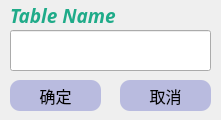
<?xml version="1.0" encoding="UTF-8"?>
<ui version="4.0">
 <class>new_table</class>
 <widget class="QDialog" name="new_table">
  <property name="geometry">
   <rect>
    <x>0</x>
    <y>0</y>
    <width>221</width>
    <height>120</height>
   </rect>
  </property>
  <property name="windowTitle">
   <string>Dialog</string>
  </property>
  <widget class="QLineEdit" name="new_table_name">
   <property name="geometry">
    <rect>
     <x>10</x>
     <y>30</y>
     <width>201</width>
     <height>41</height>
    </rect>
   </property>
   <property name="font">
    <font>
     <family>Cascadia Code</family>
     <pointsize>12</pointsize>
    </font>
   </property>
  </widget>
  <widget class="QPushButton" name="new_table_confirm">
   <property name="geometry">
    <rect>
     <x>10</x>
     <y>80</y>
     <width>91</width>
     <height>31</height>
    </rect>
   </property>
   <property name="font">
    <font>
     <pointsize>12</pointsize>
    </font>
   </property>
   <property name="cursor">
    <cursorShape>PointingHandCursor</cursorShape>
   </property>
   <property name="styleSheet">
    <string notr="true">border-radius:10px;
background-color: rgb(185, 187, 223);</string>
   </property>
   <property name="text">
    <string>确定</string>
   </property>
  </widget>
  <widget class="QPushButton" name="new_table_cancel">
   <property name="geometry">
    <rect>
     <x>120</x>
     <y>80</y>
     <width>91</width>
     <height>31</height>
    </rect>
   </property>
   <property name="font">
    <font>
     <pointsize>12</pointsize>
    </font>
   </property>
   <property name="cursor">
    <cursorShape>PointingHandCursor</cursorShape>
   </property>
   <property name="styleSheet">
    <string notr="true">border-radius:10px;
background-color: rgb(185, 187, 223);</string>
   </property>
   <property name="text">
    <string>取消</string>
   </property>
  </widget>
  <widget class="QLabel" name="label_2">
   <property name="geometry">
    <rect>
     <x>10</x>
     <y>0</y>
     <width>121</width>
     <height>31</height>
    </rect>
   </property>
   <property name="font">
    <font>
     <family>Cascadia Code</family>
     <pointsize>14</pointsize>
    </font>
   </property>
   <property name="styleSheet">
    <string notr="true">color: rgb(31, 171, 137);</string>
   </property>
   <property name="text">
    <string>&lt;html&gt;&lt;head/&gt;&lt;body&gt;&lt;p&gt;&lt;span style=&quot; font-weight:700; font-style:italic;&quot;&gt;Table Name&lt;/span&gt;&lt;/p&gt;&lt;/body&gt;&lt;/html&gt;</string>
   </property>
  </widget>
 </widget>
 <resources/>
 <connections/>
</ui>
